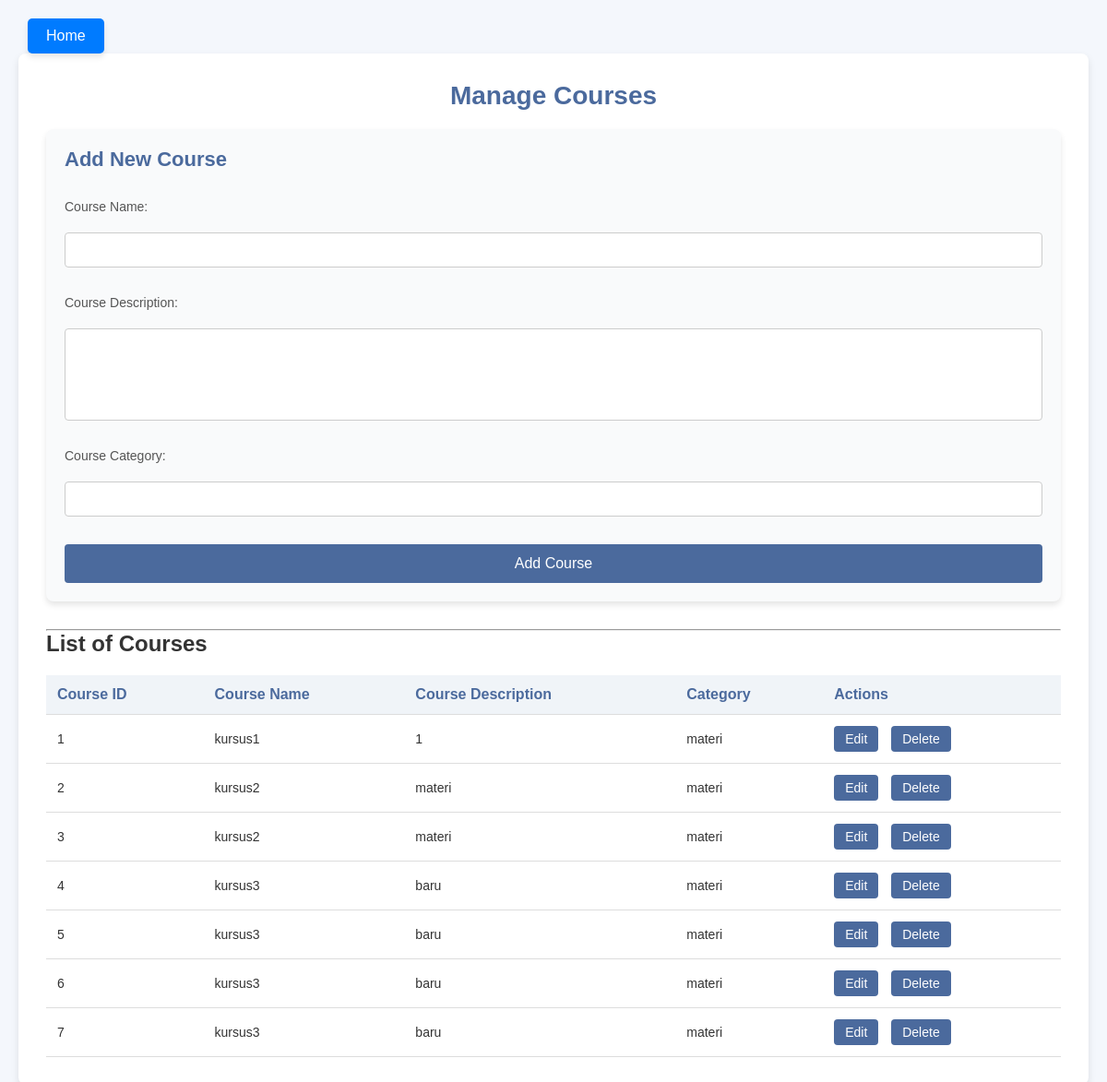
Before: /public/admin/manage_courses.php (signed in) with the older database file.
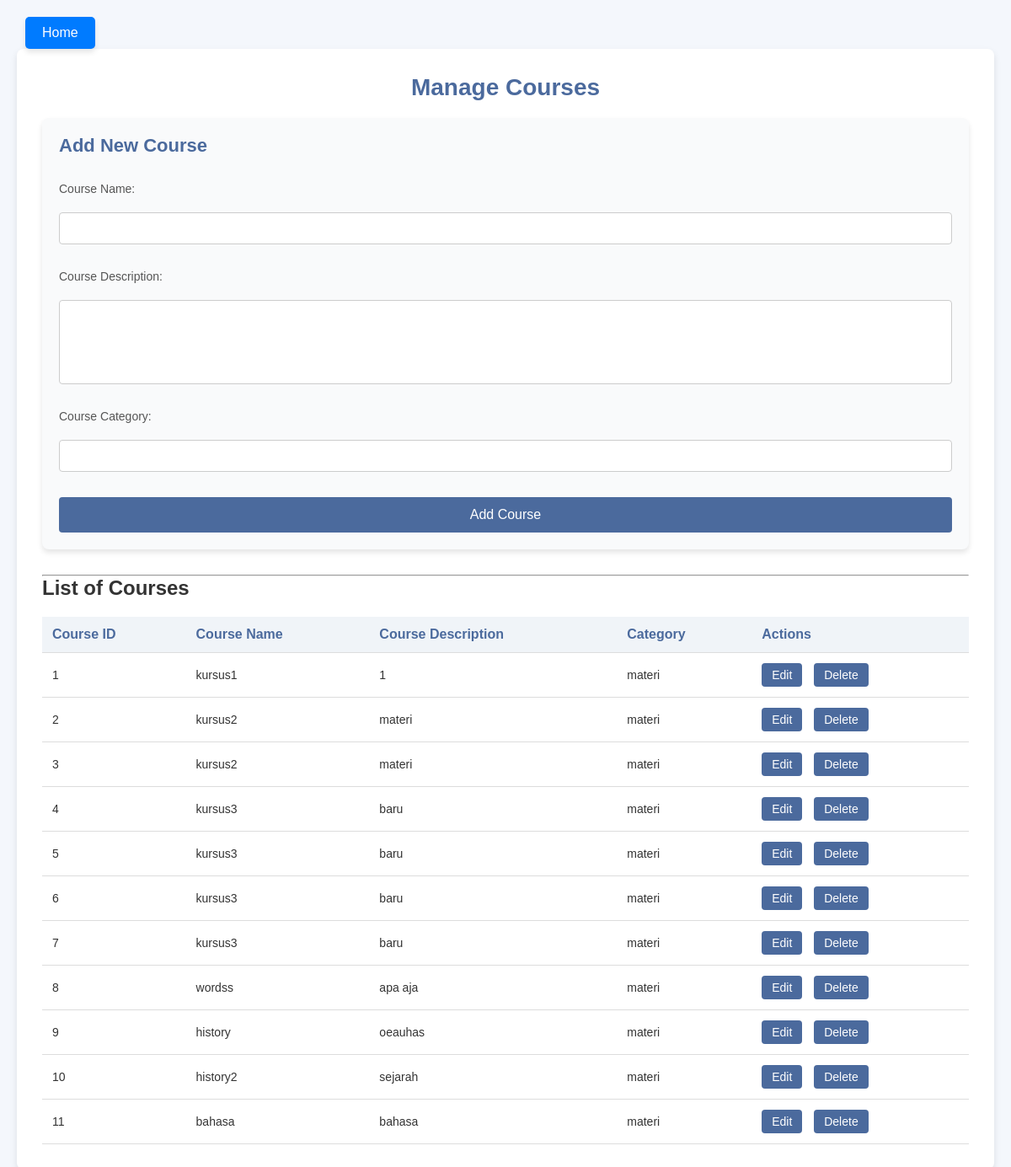
After: the same page with the newer database file.
### tables this page shows
CREATE TABLE `kursus` (
  `id` int NOT NULL,
  `nama_kursus` varchar(255) NOT NULL,
  `deskripsi` text NOT NULL,
  `kategori` varchar(100) NOT NULL,
  `dibuat_oleh` int NOT NULL,
  `tanggal_dibuat` date NOT NULL DEFAULT (curdate())
);

### public/admin/manage_courses.php (the view, shortened to what this page needs)
<?php
include('../../database/db_connection.php');
$query = "SELECT * FROM kursus";
$result = mysqli_query($conn, $query);
?>
<!DOCTYPE html>
<html lang="id">
<head>
    <link rel="stylesheet" href="styles.css">
</head>
<body>
    <header class="text-white">
        <nav>
            <a href="./../dashboard_admin.php" class="btn-home"><i class="fas fa-home"></i> Home</a>
        </nav>
    </header>
    <div class="container">
        <h1>Manage Courses</h1>
        <form action="manage_courses.php" method="POST">
            <h2>Add New Course</h2>
            <label for="course_name">Course Name:</label>
            <input type="text" name="course_name" id="course_name" required>
            <label for="course_description">Course Description:</label>
            <textarea name="course_description" id="course_description" required></textarea>
            <label for="course_category">Course Category:</label>
            <input type="text" name="course_category" id="course_category" required>
            <button type="submit" name="add_course">Add Course</button>
        </form>
        <hr>
        <h2>List of Courses</h2>
        <table>
            <thead>
                <tr>
                    <th>Course ID</th>
                    <th>Course Name</th>
                    <th>Course Description</th>
                    <th>Category</th>
                    <th>Actions</th>
                </tr>
            </thead>
            <tbody>
                <?php while ($course = mysqli_fetch_assoc($result)): ?>
                    <tr>
                        <td><?php echo $course['id']; ?></td>
                        <td><?php echo $course['nama_kursus']; ?></td>
                        <td><?php echo $course['deskripsi']; ?></td>
                        <td><?php echo $course['kategori']; ?></td>
                        <td>
                            <button onclick="editCourse(<?php echo $course['id']; ?>, '<?php echo $course['nama_kursus']; ?>', '<?php echo $course['deskripsi']; ?>', '<?php echo $course['kategori']; ?>')">Edit</button>
                            <a href="manage_courses.php?delete_course=<?php echo $course['id']; ?>" onclick="return confirm('Are you sure you want to delete this course?')">Delete</a>
                        </td>
                    </tr>
                <?php endwhile; ?>
            </tbody>
        </table>
    </div>
</body>
</html>

Changed rows visible on the page:
added kursus: id "8", nama_kursus "wordss", deskripsi "apa aja", kategori "materi"
added kursus: id "9", nama_kursus "history", deskripsi "oeauhas", kategori "materi"
added kursus: id "10", nama_kursus "history2", deskripsi "sejarah", kategori "materi"
added kursus: id "11", nama_kursus "bahasa", deskripsi "bahasa", kategori "materi"
